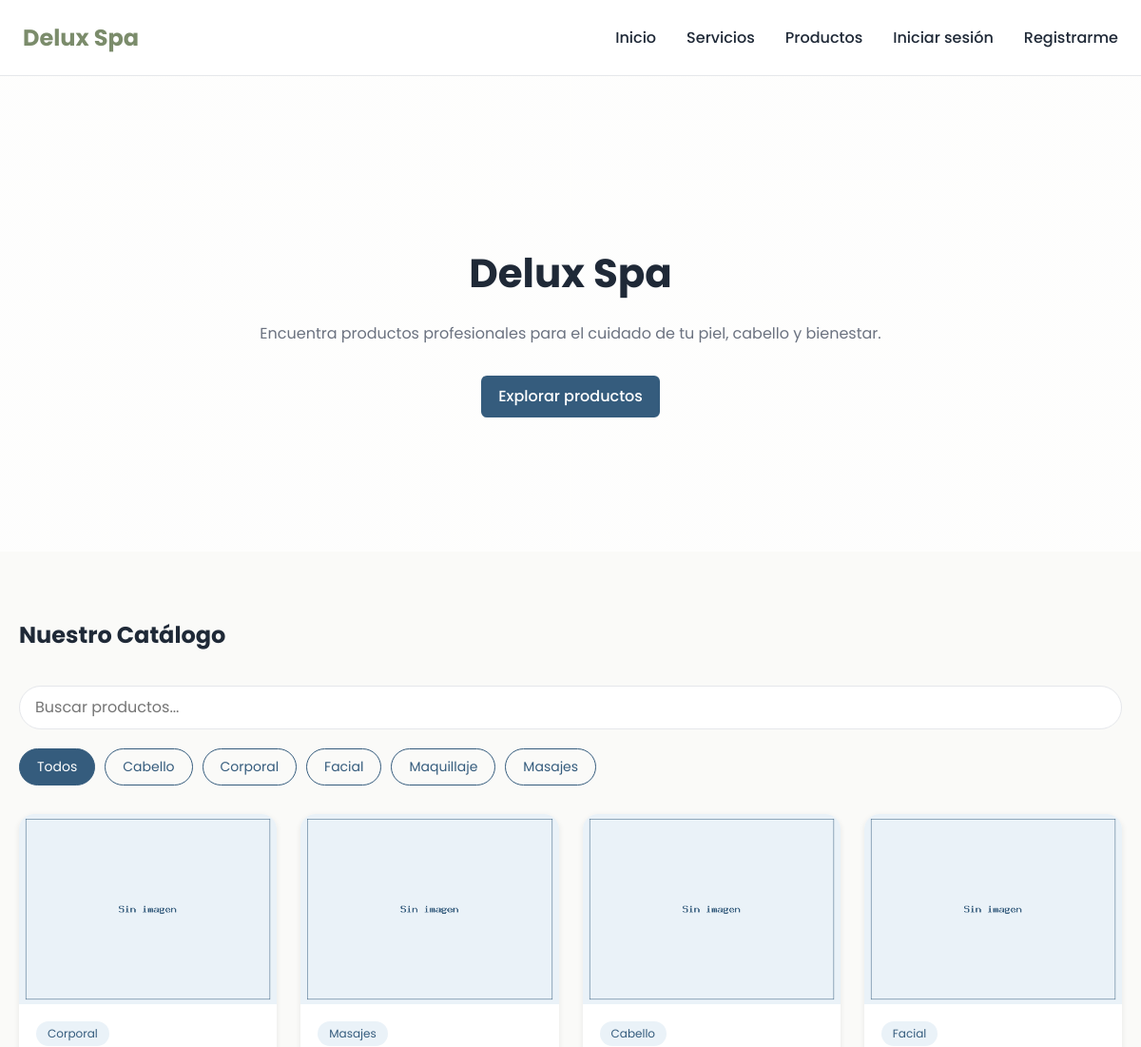
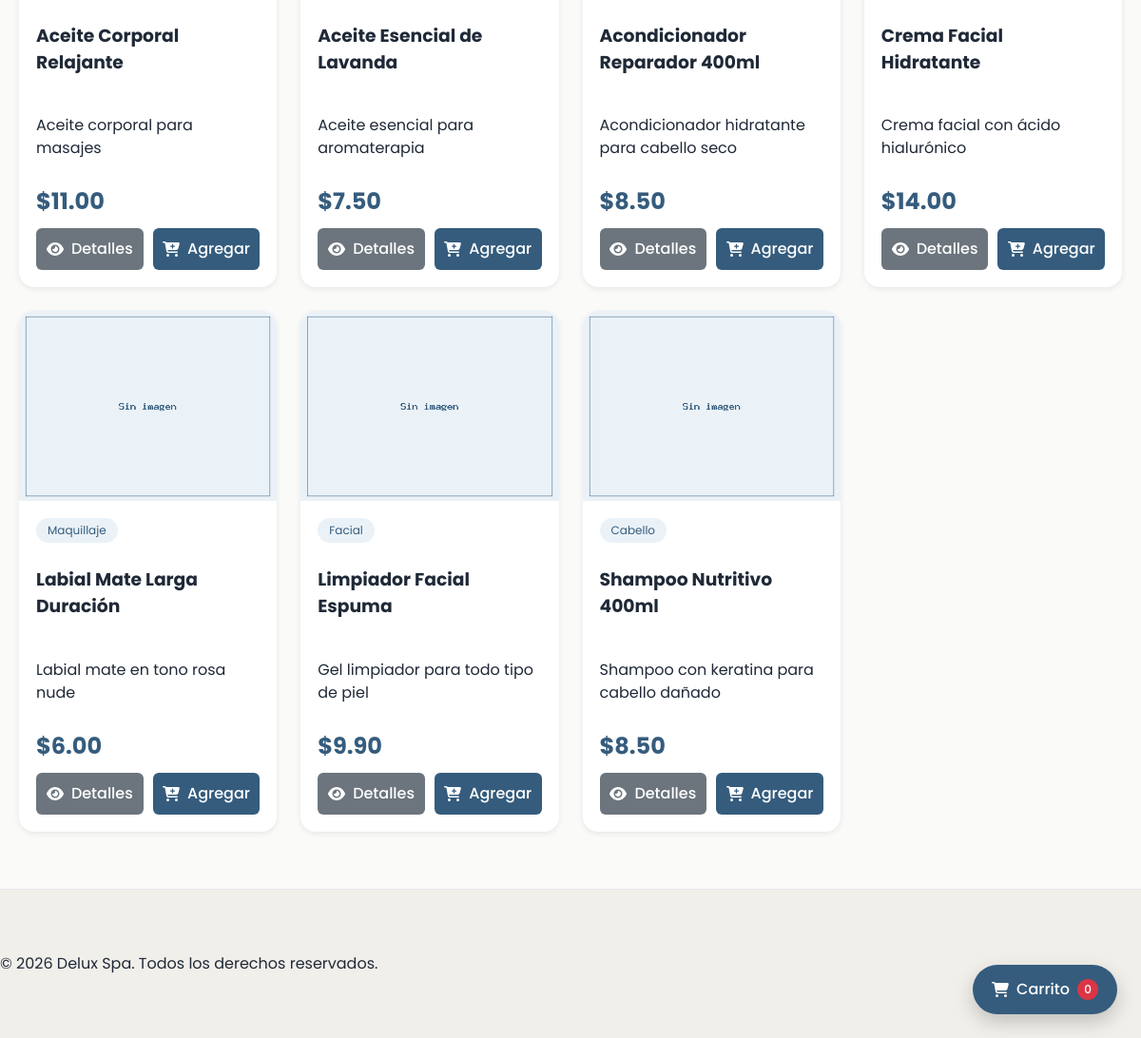
/index.php?controller=clienteProd&action=catalogo, run on the app's committed database (2 pictures, top to bottom).
### tables this page shows
CREATE TABLE categorias_producto (
    id_categoria_producto INT AUTO_INCREMENT PRIMARY KEY,
    nombre_categoria      VARCHAR(100) NOT NULL UNIQUE,
    descripcion           VARCHAR(200) NULL,
    estado                TINYINT(1)   NOT NULL DEFAULT 1
);

CREATE TABLE productos (
    id_producto            INT AUTO_INCREMENT PRIMARY KEY,
    id_categoria_producto  INT NOT NULL,
    nombre                 VARCHAR(100) NOT NULL,
    descripcion            TEXT NULL,
    precio                 DECIMAL(10,2) NOT NULL,
    stock                  INT NOT NULL DEFAULT 0,
    disponibilidad         TINYINT(1) NOT NULL DEFAULT 1,
    imagen                 VARCHAR(255) NULL,
    CONSTRAINT fk_productos_categoria
        FOREIGN KEY (id_categoria_producto) REFERENCES categorias_producto(id_categoria_producto)
        ON UPDATE CASCADE ON DELETE RESTRICT
);

### controllers/cliente/ClienteProdController.php (called while the page is built, shortened)
<?php
require_once "models/dao/producto/ProductoDAO.php";
class ClienteProdController
{
    private ProductoDAO $productoDAO;
    public function __construct()
    {
        $this->productoDAO = new ProductoDAO();
    }
    public function catalogo()
    {
        $productos = $this->productoDAO->listar();
        $categorias = $this->productoDAO->listarCategorias();
        require_once "views/cliente/producto-compra/catalogoProd.php";
    }
}

### index.php (called while the page is built, shortened)
<?php
$action = $_GET['action'] ?? 'inicio';
$controller = new $controllerName();
$controller->$action();

### models/dao/producto/ProductoDAO.php (called while the page is built, shortened)
<?php
require_once "config/Database.php";
class ProductoDAO
{
    private PDO $cn;
    public function __construct(?PDO $conexion = null)
    {
        if($conexion !== null){
        $this->cn = $conexion;
        } else {
            $db = new Database();
            $this->cn = $db->conectar();
        }
    }
    public function listar()
    {
        $sql = "SELECT
                p.*,
                c.nombre_categoria
                FROM productos p
                INNER JOIN categorias_producto c
                ON p.id_categoria_producto = c.id_categoria_producto
                ORDER BY p.nombre";
                $stmt = $this->cn->prepare($sql);
                $stmt->execute();
                return $stmt->fetchAll(PDO::FETCH_ASSOC);
    }
    public function listarCategorias(): array
    {
        $sql = "SELECT id_categoria_producto,
                nombre_categoria
                FROM categorias_producto
                WHERE estado=1
                ORDER BY nombre_categoria;";
        $stmt = $this->cn->prepare($sql);
        $stmt->execute();
        return $stmt->fetchAll(PDO::FETCH_ASSOC);
    }
}

### config/Database.php (called while the page is built)
<?php
class Database
{
    private string $host = "localhost";
    private string $dbname = "spa_belleza";
    private string $user = "root";
    private string $password = "";
    public function conectar(): PDO
    {
        return new PDO(
            "mysql:host={$this->host};dbname={$this->dbname};charset=utf8mb4",
            $this->user,
            $this->password,
            [
                PDO::ATTR_ERRMODE            => PDO::ERRMODE_EXCEPTION,
                PDO::ATTR_DEFAULT_FETCH_MODE => PDO::FETCH_ASSOC,
                PDO::ATTR_EMULATE_PREPARES   => false
            ]
        );
    }
}

### views/cliente/producto-compra/catalogoProd.php (the view, shortened to what this page needs)
<?php
require_once "views/layouts/header_publico.php";
?>
<main>
    <section class="hero">
        <div class="hero-content">
            <h1>
                Delux Spa
            </h1>
            <p>
                Encuentra productos profesionales para el cuidado
                de tu piel, cabello y bienestar.
            </p>
            <a
            href="#catalogo"
            class="btn btn-primary">
                Explorar productos
            </a>
        </div>
    </section>
    <button
    id="btnCarrito"
    class="carrito-flotante"
    type="button">
        <i class="fa-solid fa-cart-shopping"></i>
        <span>
            Carrito
        </span>
        <span
        id="contadorCarrito"
        class="contador">
            0
        </span>
    </button>
    <section
    class="catalogo-header"
    id="catalogo">
        <h2>
            Nuestro Catálogo
        </h2>
        <input
        type="text"
        id="buscarProducto"
        placeholder="Buscar productos...">
    </section>
    <section class="filtros">
        <button
        class="btnCategoria activo"
        data-id="0">
            Todos
        </button>
        <?php if (!empty($categorias) && is_array($categorias)): ?>
            <?php foreach($categorias as $c): ?>
                <button
                class="btnCategoria"
                data-id="<?= htmlspecialchars($c["id_categoria_producto"]) ?>">
                    <?= htmlspecialchars($c["nombre_categoria"]) ?>
                </button>
            <?php endforeach; ?>
        <?php endif; ?>
    </section>
    <section
    class="catalogo-grid"
    id="catalogoGrid">
    <?php if (!empty($productos) && is_array($productos)): ?>
        <?php foreach($productos as $p): ?>
            <article class="producto-card">
                <img
                src="<?= !empty($p["imagen"])
                    ? htmlspecialchars($p["imagen"])
                    : "assets/img/no-image.png" ?>"
                alt="<?= htmlspecialchars($p["nombre"]) ?>">
                <div class="producto-info">
                    <span class="categoria">
                        <?= htmlspecialchars($p["nombre_categoria"]) ?>
                    </span>
                    <h3>
                        <?= htmlspecialchars($p["nombre"]) ?>
                    </h3>
                    <p>
                        <?= htmlspecialchars($p["descripcion"]) ?>
                    </p>
                    <div class="precio">
                        $<?= number_format($p["precio"],2) ?>
                    </div>
                    <div class="acciones-producto">
                        <a
                        class="btn btn-secondary"
                        href="index.php?controller=clienteProd&action=detalle&id=<?= $p["id_producto"] ?>">
                            <i class="fa-solid fa-eye"></i>
                            Detalles
                        </a>
                        <button
                        class="btn btn-primary btnAgregarCarrito"
                        data-id="<?= $p["id_producto"] ?>"
                        type="button">
                            <i class="fa-solid fa-cart-plus"></i>
                            Agregar
                        </button>
                    </div>
                </div>
            </article>
        <?php endforeach; ?>
    <?php else: ?>
        <div class="sin-productos">
            <p>No hay productos disponibles en este momento.</p>
        </div>
    <?php endif; ?>
    </section>
</main>
<?php
require_once "views/layouts/footer.php";
?>

### assets/css/design-system/variables.css (style rules this page uses)
:root { --color-primary: #355C7D; --color-primary-hover: #2B4A63; --color-primary-light: #EAF2F8; --color-secondary: #6C757D; --color-secondary-hover: #5A6268; --color-success: #28A745; --color-success-light: #D4EDDA; --color-danger: #DC3545; --color-danger-light: #F8D7DA; --color-warning: #F0AD4E; --color-warning-light: #FFF3CD; --color-info: #17A2B8; --color-info-light: #D1ECF1; --bg-body: #F5F7FA; --bg-surface: #FFFFFF; --bg-sidebar: #27374D; --bg-sidebar-hover: #355C7D; --bg-sidebar-active: #4F709C; --text-primary: #1F2937; --text-secondary: #6B7280; --text-muted: #9CA3AF; --text-white: #FFFFFF; --border-color: #E5E7EB; --font-family: 'Poppins', sans-serif; --font-size-xs: 12px; --font-size-sm: 14px; --font-size-md: 16px; --font-size-lg: 18px; --font-size-xl: 24px; --font-size-2xl: 32px; --font-light: 300; --font-regular: 400; --font-medium: 500; --font-semibold: 600; --font-bold: 700; --line-height: 1.5; --radius-sm: 6px; --radius-md: 10px; --radius-lg: 16px; --radius-xl: 24px; --radius-pill: 999px; --space-1: 4px; --space-2: 8px; --space-3: 12px; --space-4: 16px; --space-5: 20px; --space-6: 24px; --space-7: 32px; --space-8: 40px; --space-9: 48px; --space-10: 64px; --shadow-sm: 0 2px 6px rgba(0,0,0,.08); --shadow-md: 0 6px 16px rgba(0,0,0,.10); --shadow-lg: 0 12px 24px rgba(0,0,0,.15); --transition-fast: .2s ease; --transition-normal: .3s ease; --transition-slow: .5s ease; --sidebar-width: 250px; --navbar-height: 70px; --container-width: 1200px; --z-dropdown: 100; --z-sticky: 200; --z-sidebar: 300; --z-modal: 500; --z-toast: 700; }

### assets/css/design-system/components.css (style rules this page uses)
*, *::before, *::after { box-sizing:border-box; }
html { scroll-behavior:smooth; }
body { margin:0; padding:0; background:var(--bg-body); color:var(--text-primary); font-family:var(--font-family); font-size:var(--font-size-md); line-height:var(--line-height); }
img { max-width:100%; display:block; }
a { color:inherit; text-decoration:none; }
button, input, select, textarea { font:inherit; }
.btn { display:inline-flex; align-items:center; justify-content:center; gap:8px; padding:10px 18px; border:none; border-radius:var(--radius-sm); cursor:pointer; transition:var(--transition-fast); font-weight:var(--font-medium); }
.btn-primary { background:var(--color-primary); color:var(--text-white); }
.btn-secondary { background:var(--color-secondary); color:var(--text-white); }
input, select, textarea { width:100%; padding:10px 14px; border:1px solid var(--border-color); border-radius:var(--radius-sm); background:white; transition:var(--transition-fast); }

### assets/css/design-system/client.css (style rules this page uses)
body { background: #FAFAF8; }
.hero { min-height:500px; display:flex; align-items:center; justify-content:center; text-align:center; padding:80px 20px; background:linear-gradient( rgba(255,255,255,.70), rgba(255,255,255,.70) ); }
.hero-content { max-width:700px; }
.hero h1 { font-size:42px; margin-bottom:20px; }
.hero p { color:var(--text-secondary); margin-bottom:32px; }

### data on the page
categorias_producto: nombre_categoria "Cabello"
categorias_producto: nombre_categoria "Corporal"
categorias_producto: nombre_categoria "Facial"
categorias_producto: nombre_categoria "Maquillaje"
categorias_producto: nombre_categoria "Masajes"
productos: id_categoria_producto.nombre_categoria "Corporal", nombre "Aceite Corporal Relajante", descripcion "Aceite corporal para masajes", precio "11.00"
productos: id_categoria_producto.nombre_categoria "Masajes", nombre "Aceite Esencial de Lavanda", descripcion "Aceite esencial para aromaterapia", precio "7.50"
productos: id_categoria_producto.nombre_categoria "Cabello", nombre "Acondicionador Reparador 400ml", descripcion "Acondicionador hidratante para cabello seco", precio "8.50"
productos: id_categoria_producto.nombre_categoria "Facial", nombre "Crema Facial Hidratante", descripcion "Crema facial con ácido hialurónico", precio "14.00"
productos: id_categoria_producto.nombre_categoria "Maquillaje", nombre "Labial Mate Larga Duración", descripcion "Labial mate en tono rosa nude", precio "6.00"
productos: id_categoria_producto.nombre_categoria "Facial", nombre "Limpiador Facial Espuma", descripcion "Gel limpiador para todo tipo de piel", precio "9.90"
productos: id_categoria_producto.nombre_categoria "Cabello", nombre "Shampoo Nutritivo 400ml", descripcion "Shampoo con keratina para cabello dañado", precio "8.50"
